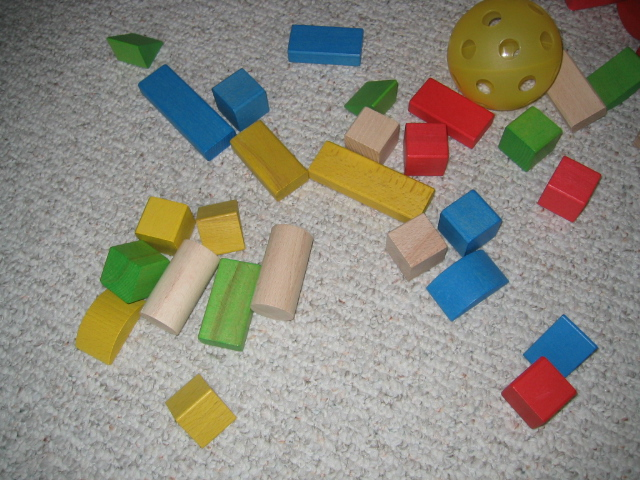
#> input picture tests/ukbench00010.jpg, 640 x 480 px
$ python -i segmentation.py   (imports and definitions only)   (older library calls are emulated)
#> lines starting #> are read from the running program, lines starting #| are printed output that depends on the picture; after the words box and inside, x2 and y2 are one past the last pixel; in counts of white or black regions, pixels touching at a corner belong together
#> further down, picture is the input picture: shape (480, 640, 3); mean B, G, R 126.3, 137.9, 140.7
import cv2
import numpy
import operator

from logger import logger


def watershed(image, grayed, edges, min_ratio, max_count):
    """ Applies watershed algorithm to 'image' with markers derived
        from 'edges'
    Args:
        image: original image
        grayed: grayed and optionally blurred version of 'image'
        edges: a binary image
        min_ratio: only contours in 'edges' with an area bigger are used as
                   markers
        max_count: maximum number of segments to derive
    Returns segments, markers, count
    """

    markers = edges.copy()
    _, markers1, _ = extract_segments(
        grayed,
        markers,
        min_ratio=min_ratio,
        max_count=max_count
    )
    markers32 = numpy.int32(markers1)
    cv2.watershed(image, markers32)
    watersheded = cv2.convertScaleAbs(markers32)
    _, edges = cv2.threshold(
        watersheded,
        1,
        255,
        cv2.THRESH_BINARY_INV
    )
    segments, markers, count = extract_segments(
        grayed,
        edges
    )
    return segments, markers, count


def canny(image, gaussian_ksize=(7, 7), threshold1=20, threshold2=100):
    """ Computes Gaussian blurred grayscale and Canny edges
    Args:
        image = image array; use cv2.imread(...) to load from file
        gaussian_ksize = filter size e.g. (5, 5)
        threshold1 = first threshold of the hysteresis procedure
        threshold2 = second threshold of the hysteresis procedure
    Returns (grayscale, edges)
    """
#> called with gaussian_ksize = (7, 7), threshold1 = 20, threshold2 = 100
    if len(image.shape) == 3:
        grayed = cv2.cvtColor(image, cv2.COLOR_BGR2GRAY)
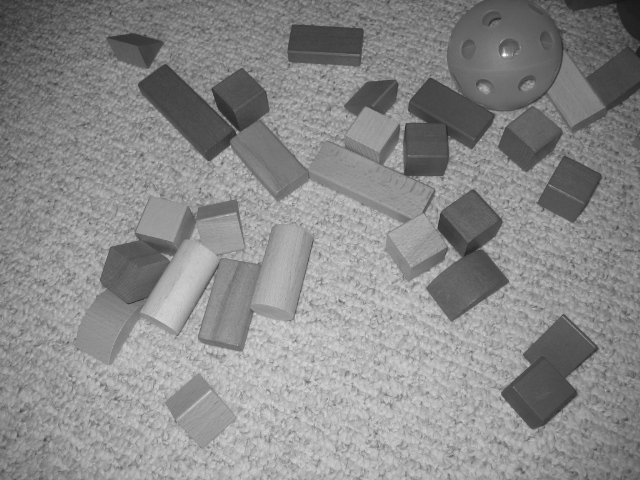
#> grayed: shape (480, 640); min 21, max 253, mean 137.4
    elif len(image.shape) == 2:
        grayed = image
    else:
        raise Exception("Unsupported input image")

    blurred = cv2.GaussianBlur(grayed, gaussian_ksize, 0)
    edges = cv2.Canny(blurred, threshold1, threshold2)
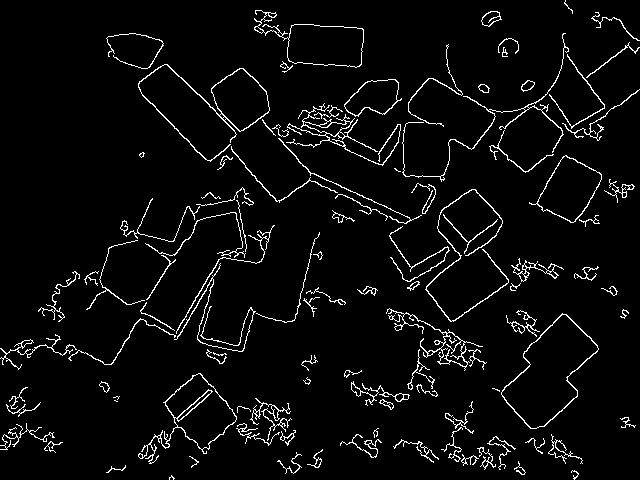
#> edges: shape (480, 640); 4.5% white in thin lines or dots
    return (grayed, edges)


# [16 lines left out: function otsu, not called in this run]


def seg_otsu_watershed(image, min_ratio=0.0001, max_count=100):
    grayed, edges = otsu(image)
    return watershed(image, grayed, edges, min_ratio, max_count)


def seg_canny_watershed(image, min_ratio=0.0001, max_count=100):
    grayed, edges = canny(image)
    return watershed(image, grayed, edges, min_ratio, max_count)


# [23 lines left out: function seg_slic, not called in this run]


def extract_segments(grayed, edges, min_ratio=0, max_count=100):
#> called with min_ratio = 0.0001, max_count = 100
    contours, hierarchy = cv2.findContours(
        edges,
        cv2.cv.CV_RETR_TREE,
        cv2.cv.CV_CHAIN_APPROX_SIMPLE
    )
#> contours = 165 contours, 73 with area under 20; largest, box (x1, y1, x2, y2) and area: (501, 313, 599, 429) 5682, (501, 314, 599, 429) 5498, (138, 373, 237, 464) 3122, (254, 10, 364, 68) 2920, (287, 24, 364, 68) 2822
    markers = numpy.zeros(grayed.shape, numpy.uint8)
    total_area = edges.shape[0] * edges.shape[1]
#> total_area = 307200
    contours_total = len(contours)
#> contours_total = 165

    contours_no_child = []
    for i in range(contours_total):
        h = hierarchy[0][i]
        if h[2] == -1:
            contours_no_child.append(contours[i])
        else:
            logger.debug('Skipped child contour {i}'.format(i=i))
#> this loop made 165 passes
#> h on passes 1 to 3: [1, -1, -1, -1], [2, 0, -1, -1], [3, 1, -1, -1]
#> after the loop, contours_no_child = 130 contours, 72 with area under 20; largest, box (x1, y1, x2, y2) and area: (501, 314, 599, 429) 5498, (287, 24, 364, 68) 2822, (165, 373, 237, 450) 2770, (537, 155, 602, 223) 2493, (211, 68, 270, 132) 2238

    contours_filtered = []
    for contour in contours_no_child:
        area = float(cv2.contourArea(contour))
        ratio = area / total_area
        if ratio >= min_ratio:
            contours_filtered.append((contour, area))
        else:
            logger.debug('Skipped contour with ratio %f' % ratio)
#> this loop made 130 passes
#> (area, ratio) on passes 7, 8, 9, 13, 18, 20, 23, 24, 26, 31, 36, 37: (20.5, 6.67e-05), (32, 0.000104), (22.5, 7.32e-05), (28.5, 9.28e-05), (25, 8.14e-05), (33, 0.000107), (21, 6.84e-05), (28.5, 9.28e-05), (38, 0.000124), (55, 0.000179), (23, 7.49e-05), (44, 0.000143)
#> after the loop, contours_filtered = 40 items

    contours_filtered_sorted = sorted(
        contours_filtered,
        key=operator.itemgetter(1),
        reverse=True
    )
#> contours_filtered_sorted = 40 items

    assert(max_count < 255 - 2)
    contours_count = min(len(contours_filtered_sorted), max_count)
#> contours_count = 40
    contours_capped = contours_filtered_sorted[:contours_count]
#> contours_capped = 40 items
    contours_no_tuple = [c for c, v in contours_capped]
#> contours_no_tuple = 40 contours; largest, box (x1, y1, x2, y2) and area: (501, 314, 599, 429) 5498, (287, 24, 364, 68) 2822, (165, 373, 237, 450) 2770, (537, 155, 602, 223) 2493, (211, 68, 270, 132) 2238

    # color 1: border
    colors = range(2, 255)
    import random
#> (the run stopped early here; a loop or call above may not have finished)
